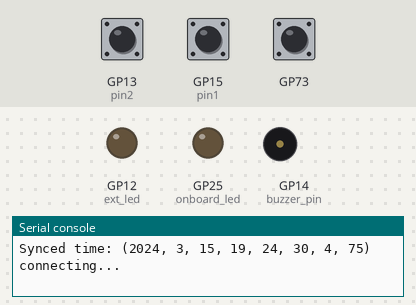
Bench run of a program on a simulated Raspberry Pi Pico running MicroPython. On the bench: output pins drawn as LEDs (lit = HIGH), buzzer (waves = sounding, pin HIGH), the last lines printed to the serial console. The test bench sets the inputs (shaded band); at power-on: GP13 (pin2) HIGH, GP15 (pin1) HIGH. WiFi joins after 1.5 s; the clock reads 2024-03-15 10:24:30 at power-on unless the program sets it; web requests get an empty 200 reply after 0.4 s.

Above: at 1.2 s.
1.3 s: GP13 (pin2) pulled LOW for 3.2 s
At 4.11 s:
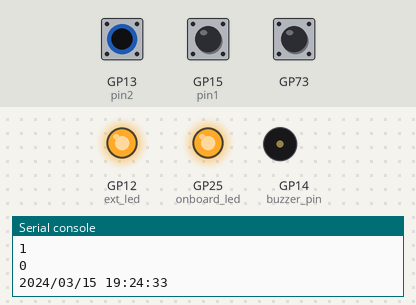
7.6 s: GP15 (pin1) pulled LOW for 3.2 s
At 9.27 s:
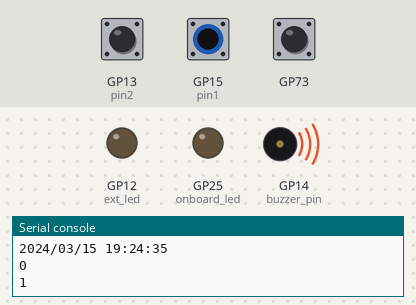
Timing chart, 0 to 21.8 s (numbered marks = the images above; inputs shaded):
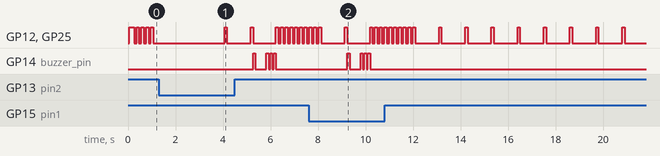

The program:

main.py
```python
from machine import Pin, I2C
from utime import sleep, time, mktime, localtime
import framebuf, sys
import ntptime
import network
import urequests

# ファイルから設定を読み込む
def read_settings():
    WIFI_SSID = None
    WIFI_PASSWORD = None
    LINE_TOKEN = None
    MES1 = ""
    MES2 = ""
    try:
        with open("settings.txt", "r", encoding="utf-8") as file:
            lines = file.readlines()
            for line in lines:
                if line.startswith("WIFI_SSID"):
                    WIFI_SSID = line.split("=")[1].strip()
                elif line.startswith("WIFI_PASSWORD"):
                    WIFI_PASSWORD = line.split("=")[1].strip()
                elif line.startswith("LINE_TOKEN"):
                    LINE_TOKEN = line.split("=")[1].strip()
                elif line.startswith("MES1"):
                    MES1 = line.split("=")[1].strip()
                elif line.startswith("MES2"):
                    MES2 = line.split("=")[1].strip()
            return WIFI_SSID, WIFI_PASSWORD, LINE_TOKEN, MES1, MES2
    except Exception as e:
        print("Error reading settings file:", e)
        return None, None, None, None, None

# LineNotify送信
def send_LineNotify(line_message):
    buzzer_beep(1)  # 送信開始ブザー
    # Wi-Fi接続
    wlan = network.WLAN(network.STA_IF)  # ステーションモード（クライアント）
    wlan.active(True)  # Wi-Fiを有効にする
    if not wlan.isconnected():
        print('connecting to network...')
        wlan.connect(WIFI_SSID, WIFI_PASSWORD)  # Wi-Fiに接続する
        while not wlan.isconnected():
            pass
        print('connected to Wi-Fi')
    req = urequests.post('https://notify-api.line.me/api/notify', headers=line_header, data=line_message.encode('utf-8'))
    req.close()
    # NTPサーバーから時刻を取得して同期
    sync_time()
    buzzer_beep(3)   # 送信完了ブザー
    led_warning(10)  # 送信完了LED

## NTPサーバーから時刻を取得
def sync_time():
    try:
        # NTPサーバーから時刻を取得
        ntptime.host = NTP_SERVER
        ntptime.settime()
        # 取得した時刻をUTCからJSTに変換
        utc_time = localtime()
        jst_time = mktime(utc_time) + 9 * 3600  # 9時間（JSTとUTCの時差）を加算
        local_time = localtime(jst_time)
        print("Synced time:", local_time)
        return local_time
    except Exception as e:
        print("sync_time error:", str(e))
        led_warning(5)
        buzzer_beep(5)
        sys.exit()

# ブザーを鳴らす
def buzzer_beep(qty):
    for i in range(qty):
        if i > 0:
            sleep(0.05)
        buzzer_pin.on()
        sleep(0.1)
        buzzer_pin.off()

# LEDを点滅させる
def led_warning(qty):
    for i in range(qty):
        if i > 0:
            sleep(0.1)
        onboard_led.on()
        ext_led.on()
        sleep(0.1)
        onboard_led.off()
        ext_led.off()

# NTPサーバー
NTP_SERVER = "ntp.nict.jp"

# ブートセルボタン
bootsel_sw = rp2.bootsel_button

# センサー
pin1 = Pin(15, Pin.IN, Pin.PULL_UP)#インターフォン
pin2 = Pin(13, Pin.IN, Pin.PULL_UP)#宅配BOX

# ONの状態はどっち？
PIN1_ON = 0
PIN2_ON = 1

# PINの状態 OFF->ONの時だけ動くようにする(ONのままだと動作しないこと)
PIN1_STATUS = PIN1_ON
PIN2_STATUS = PIN2_ON

# ブザー
buzzer_pin = Pin(14, Pin.OUT)

# LED
onboard_led = Pin("LED", Pin.OUT)
ext_led = Pin(12, Pin.OUT)

# 設定をファイルから読み込む
WIFI_SSID, WIFI_PASSWORD, LINE_TOKEN, MES1, MES2 = read_settings()

# Line Tokenをセット
line_header = {
    'Content-Type': 'application/x-www-form-urlencoded',
    'Authorization': 'Bearer ' + LINE_TOKEN
}

# LAN接続
wlan = network.WLAN(network.STA_IF)
wlan.active(True)
wlan.connect(WIFI_SSID, WIFI_PASSWORD)

# NTPサーバーから時刻を取得して同期
sync_time()

while True:
    # オンボードLEDを点滅
    led_warning(1)

    if not wlan.isconnected():
        while not wlan.isconnected():
            print('connecting...')
            led_warning(5)
            sleep(1)
        print('Wi-Fi connected.')
        sleep(1)

    now_date = ""
    now_time = ""
    retry_limit = 3
    retry_count = 0

    while retry_count < retry_limit:
        try:
            time_now = time()  # 現在時刻
            jst_time_now = time_now + 9 * 3600  # JSTに変換
            year, month, day, hour, minute, second, *_ = localtime(jst_time_now)
            now_date = "{:02d}/{:02d}/{:02d}".format(year, month, day)
            now_time = "{:02d}:{:02d}:{:02d}".format(hour, minute, second)
        except Exception as e:
            print("get_time error:", str(e))
            retry_count += 1
            if retry_count < retry_limit:
                print("Retrying... (Retry count: {})".format(retry_count))
                led_warning(5)
            else:
                print("Retry limit exceeded. Exiting.")
                led_warning(10)
                break
        else:
            break

    # 次回のLINE通知の許可時間（この時間までは送信しない）
    if 'nextLineTime1' not in globals():
        nextLineTime1 = time_now
    if 'nextLineTime2' not in globals():
        nextLineTime2 = time_now

    # この時点のピンの状態で動作させる
    PIN1_NOW = pin1()
    PIN2_NOW = pin2()

    print(PIN1_NOW)
    print(PIN2_NOW)

    # ブートセルボタンが押された
    if bootsel_sw() == 1:
        send_LineNotify("message=" + "test")
        # ボタンを離すまで待機
        while bootsel_sw() == 1:
            led_warning(3)
            buzzer_beep(1)
            sleep(5)

    # PIN1動作(インターフォン）
    if PIN1_STATUS != PIN1_ON and PIN1_NOW == PIN1_ON:
        if time_now > nextLineTime1:
            send_LineNotify("message=" + MES1)
            nextLineTime1 = time_now + 60
        else:
            year, month, day, hour, minute, second, *_ = localtime(nextLineTime1)
            next_time = "{:02d}:{:02d}:{:02d}".format(hour, minute, second)
            print("Not yet time for next notify. After:", next_time)

    # PIN2動作(宅配BOX)
    if PIN2_STATUS != PIN2_ON and PIN2_NOW == PIN2_ON:
        if time_now > nextLineTime2:
            send_LineNotify("message=" + MES2)
            nextLineTime2 = time_now + 60
        else:
            year, month, day, hour, minute, second, *_ = localtime(nextLineTime2)
            next_time = "{:02d}:{:02d}:{:02d}".format(hour, minute, second)
            print("Not yet time for next notify. After:", next_time)

    # 今回動作のピンの状態をキープ
    PIN1_STATUS = PIN1_NOW
    PIN2_STATUS = PIN2_NOW

    # 時計表示
    print_str = now_date + " " + now_time
    print(print_str)
    sleep(1.0)  # ここが長いとブートセルボタンチョン押しが検知できない
```
